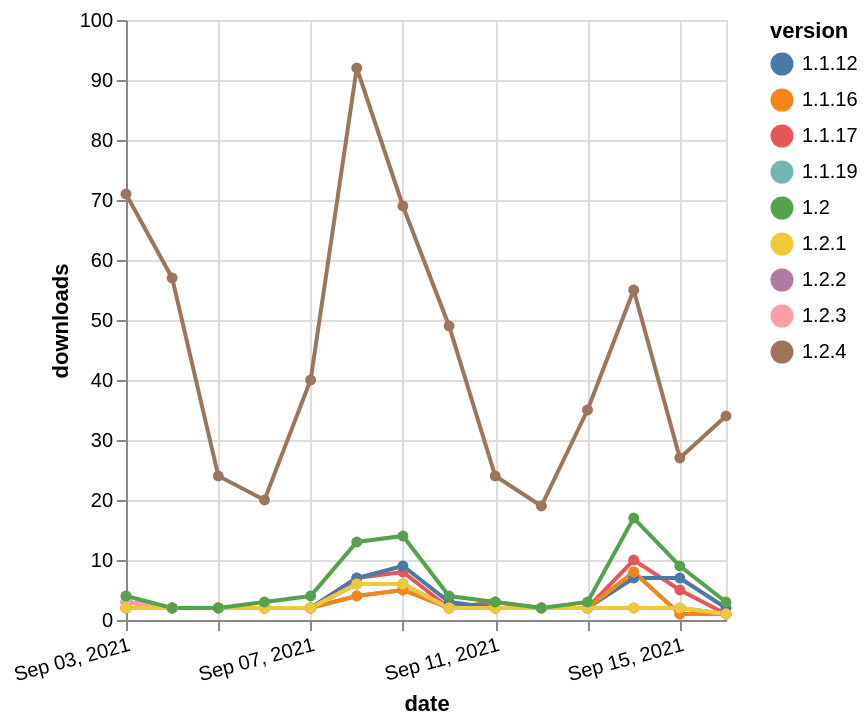

Express this chart as Vega-Lite.
### Vega-Lite specification from a JSON file in a GitHub repository (floating-point values rounded to 4 significant figures)
{"$schema": "https://vega.github.io/schema/vega-lite/v5.json", "description": "A simple bar chart with embedded data.", "data": {"values": [{"date": "2021-09-03", "total": 3635, "delta": 2, "version": "1.1.17"}, {"date": "2021-09-04", "total": 3637, "delta": 2, "version": "1.1.17"}, {"date": "2021-09-05", "total": 3639, "delta": 2, "version": "1.1.17"}, {"date": "2021-09-06", "total": 3641, "delta": 2, "version": "1.1.17"}, {"date": "2021-09-07", "total": 3643, "delta": 2, "version": "1.1.17"}, {"date": "2021-09-08", "total": 3650, "delta": 7, "version": "1.1.17"}, {"date": "2021-09-09", "total": 3658, "delta": 8, "version": "1.1.17"}, {"date": "2021-09-10", "total": 3660, "delta": 2, "version": "1.1.17"}, {"date": "2021-09-11", "total": 3663, "delta": 3, "version": "1.1.17"}, {"date": "2021-09-12", "total": 3665, "delta": 2, "version": "1.1.17"}, {"date": "2021-09-13", "total": 3667, "delta": 2, "version": "1.1.17"}, {"date": "2021-09-14", "total": 3677, "delta": 10, "version": "1.1.17"}, {"date": "2021-09-15", "total": 3682, "delta": 5, "version": "1.1.17"}, {"date": "2021-09-16", "total": 3683, "delta": 1, "version": "1.1.17"}, {"date": "2021-09-03", "total": 3588, "delta": 3, "version": "1.1.12"}, {"date": "2021-09-04", "total": 3590, "delta": 2, "version": "1.1.12"}, {"date": "2021-09-05", "total": 3592, "delta": 2, "version": "1.1.12"}, {"date": "2021-09-06", "total": 3594, "delta": 2, "version": "1.1.12"}, {"date": "2021-09-07", "total": 3596, "delta": 2, "version": "1.1.12"}, {"date": "2021-09-08", "total": 3603, "delta": 7, "version": "1.1.12"}, {"date": "2021-09-09", "total": 3612, "delta": 9, "version": "1.1.12"}, {"date": "2021-09-10", "total": 3615, "delta": 3, "version": "1.1.12"}, {"date": "2021-09-11", "total": 3617, "delta": 2, "version": "1.1.12"}, {"date": "2021-09-12", "total": 3619, "delta": 2, "version": "1.1.12"}, {"date": "2021-09-13", "total": 3621, "delta": 2, "version": "1.1.12"}, {"date": "2021-09-14", "total": 3628, "delta": 7, "version": "1.1.12"}, {"date": "2021-09-15", "total": 3635, "delta": 7, "version": "1.1.12"}, {"date": "2021-09-16", "total": 3637, "delta": 2, "version": "1.1.12"}, {"date": "2021-09-03", "total": 2740, "delta": 3, "version": "1.1.19"}, {"date": "2021-09-04", "total": 2742, "delta": 2, "version": "1.1.19"}, {"date": "2021-09-05", "total": 2744, "delta": 2, "version": "1.1.19"}, {"date": "2021-09-06", "total": 2746, "delta": 2, "version": "1.1.19"}, {"date": "2021-09-07", "total": 2748, "delta": 2, "version": "1.1.19"}, {"date": "2021-09-08", "total": 2752, "delta": 4, "version": "1.1.19"}, {"date": "2021-09-09", "total": 2757, "delta": 5, "version": "1.1.19"}, {"date": "2021-09-10", "total": 2759, "delta": 2, "version": "1.1.19"}, {"date": "2021-09-11", "total": 2761, "delta": 2, "version": "1.1.19"}, {"date": "2021-09-12", "total": 2763, "delta": 2, "version": "1.1.19"}, {"date": "2021-09-13", "total": 2765, "delta": 2, "version": "1.1.19"}, {"date": "2021-09-14", "total": 2773, "delta": 8, "version": "1.1.19"}, {"date": "2021-09-15", "total": 2774, "delta": 1, "version": "1.1.19"}, {"date": "2021-09-16", "total": 2775, "delta": 1, "version": "1.1.19"}, {"date": "2021-09-03", "total": 2557, "delta": 2, "version": "1.1.16"}, {"date": "2021-09-04", "total": 2559, "delta": 2, "version": "1.1.16"}, {"date": "2021-09-05", "total": 2561, "delta": 2, "version": "1.1.16"}, {"date": "2021-09-06", "total": 2563, "delta": 2, "version": "1.1.16"}, {"date": "2021-09-07", "total": 2565, "delta": 2, "version": "1.1.16"}, {"date": "2021-09-08", "total": 2569, "delta": 4, "version": "1.1.16"}, {"date": "2021-09-09", "total": 2574, "delta": 5, "version": "1.1.16"}, {"date": "2021-09-10", "total": 2576, "delta": 2, "version": "1.1.16"}, {"date": "2021-09-11", "total": 2578, "delta": 2, "version": "1.1.16"}, {"date": "2021-09-12", "total": 2580, "delta": 2, "version": "1.1.16"}, {"date": "2021-09-13", "total": 2582, "delta": 2, "version": "1.1.16"}, {"date": "2021-09-14", "total": 2590, "delta": 8, "version": "1.1.16"}, {"date": "2021-09-15", "total": 2591, "delta": 1, "version": "1.1.16"}, {"date": "2021-09-16", "total": 2592, "delta": 1, "version": "1.1.16"}, {"date": "2021-09-03", "total": 1543, "delta": 2, "version": "1.2.2"}, {"date": "2021-09-04", "total": 1545, "delta": 2, "version": "1.2.2"}, {"date": "2021-09-05", "total": 1547, "delta": 2, "version": "1.2.2"}, {"date": "2021-09-06", "total": 1549, "delta": 2, "version": "1.2.2"}, {"date": "2021-09-07", "total": 1551, "delta": 2, "version": "1.2.2"}, {"date": "2021-09-08", "total": 1557, "delta": 6, "version": "1.2.2"}, {"date": "2021-09-09", "total": 1563, "delta": 6, "version": "1.2.2"}, {"date": "2021-09-10", "total": 1565, "delta": 2, "version": "1.2.2"}, {"date": "2021-09-11", "total": 1567, "delta": 2, "version": "1.2.2"}, {"date": "2021-09-12", "total": 1569, "delta": 2, "version": "1.2.2"}, {"date": "2021-09-13", "total": 1571, "delta": 2, "version": "1.2.2"}, {"date": "2021-09-14", "total": 1573, "delta": 2, "version": "1.2.2"}, {"date": "2021-09-15", "total": 1575, "delta": 2, "version": "1.2.2"}, {"date": "2021-09-16", "total": 1576, "delta": 1, "version": "1.2.2"}, {"date": "2021-09-03", "total": 2119, "delta": 3, "version": "1.2.3"}, {"date": "2021-09-04", "total": 2121, "delta": 2, "version": "1.2.3"}, {"date": "2021-09-05", "total": 2123, "delta": 2, "version": "1.2.3"}, {"date": "2021-09-06", "total": 2125, "delta": 2, "version": "1.2.3"}, {"date": "2021-09-07", "total": 2127, "delta": 2, "version": "1.2.3"}, {"date": "2021-09-08", "total": 2133, "delta": 6, "version": "1.2.3"}, {"date": "2021-09-09", "total": 2139, "delta": 6, "version": "1.2.3"}, {"date": "2021-09-10", "total": 2141, "delta": 2, "version": "1.2.3"}, {"date": "2021-09-11", "total": 2143, "delta": 2, "version": "1.2.3"}, {"date": "2021-09-12", "total": 2145, "delta": 2, "version": "1.2.3"}, {"date": "2021-09-13", "total": 2147, "delta": 2, "version": "1.2.3"}, {"date": "2021-09-14", "total": 2149, "delta": 2, "version": "1.2.3"}, {"date": "2021-09-15", "total": 2151, "delta": 2, "version": "1.2.3"}, {"date": "2021-09-16", "total": 2152, "delta": 1, "version": "1.2.3"}, {"date": "2021-09-03", "total": 1566, "delta": 2, "version": "1.2.1"}, {"date": "2021-09-04", "total": 1568, "delta": 2, "version": "1.2.1"}, {"date": "2021-09-05", "total": 1570, "delta": 2, "version": "1.2.1"}, {"date": "2021-09-06", "total": 1572, "delta": 2, "version": "1.2.1"}, {"date": "2021-09-07", "total": 1574, "delta": 2, "version": "1.2.1"}, {"date": "2021-09-08", "total": 1580, "delta": 6, "version": "1.2.1"}, {"date": "2021-09-09", "total": 1586, "delta": 6, "version": "1.2.1"}, {"date": "2021-09-10", "total": 1588, "delta": 2, "version": "1.2.1"}, {"date": "2021-09-11", "total": 1590, "delta": 2, "version": "1.2.1"}, {"date": "2021-09-12", "total": 1592, "delta": 2, "version": "1.2.1"}, {"date": "2021-09-13", "total": 1594, "delta": 2, "version": "1.2.1"}, {"date": "2021-09-14", "total": 1596, "delta": 2, "version": "1.2.1"}, {"date": "2021-09-15", "total": 1598, "delta": 2, "version": "1.2.1"}, {"date": "2021-09-16", "total": 1599, "delta": 1, "version": "1.2.1"}, {"date": "2021-09-03", "total": 6863, "delta": 4, "version": "1.2"}, {"date": "2021-09-04", "total": 6865, "delta": 2, "version": "1.2"}, {"date": "2021-09-05", "total": 6867, "delta": 2, "version": "1.2"}, {"date": "2021-09-06", "total": 6870, "delta": 3, "version": "1.2"}, {"date": "2021-09-07", "total": 6874, "delta": 4, "version": "1.2"}, {"date": "2021-09-08", "total": 6887, "delta": 13, "version": "1.2"}, {"date": "2021-09-09", "total": 6901, "delta": 14, "version": "1.2"}, {"date": "2021-09-10", "total": 6905, "delta": 4, "version": "1.2"}, {"date": "2021-09-11", "total": 6908, "delta": 3, "version": "1.2"}, {"date": "2021-09-12", "total": 6910, "delta": 2, "version": "1.2"}, {"date": "2021-09-13", "total": 6913, "delta": 3, "version": "1.2"}, {"date": "2021-09-14", "total": 6930, "delta": 17, "version": "1.2"}, {"date": "2021-09-15", "total": 6939, "delta": 9, "version": "1.2"}, {"date": "2021-09-16", "total": 6942, "delta": 3, "version": "1.2"}, {"date": "2021-09-03", "total": 8783, "delta": 71, "version": "1.2.4"}, {"date": "2021-09-04", "total": 8840, "delta": 57, "version": "1.2.4"}, {"date": "2021-09-05", "total": 8864, "delta": 24, "version": "1.2.4"}, {"date": "2021-09-06", "total": 8884, "delta": 20, "version": "1.2.4"}, {"date": "2021-09-07", "total": 8924, "delta": 40, "version": "1.2.4"}, {"date": "2021-09-08", "total": 9016, "delta": 92, "version": "1.2.4"}, {"date": "2021-09-09", "total": 9085, "delta": 69, "version": "1.2.4"}, {"date": "2021-09-10", "total": 9134, "delta": 49, "version": "1.2.4"}, {"date": "2021-09-11", "total": 9158, "delta": 24, "version": "1.2.4"}, {"date": "2021-09-12", "total": 9177, "delta": 19, "version": "1.2.4"}, {"date": "2021-09-13", "total": 9212, "delta": 35, "version": "1.2.4"}, {"date": "2021-09-14", "total": 9267, "delta": 55, "version": "1.2.4"}, {"date": "2021-09-15", "total": 9294, "delta": 27, "version": "1.2.4"}, {"date": "2021-09-16", "total": 9328, "delta": 34, "version": "1.2.4"}]}, "width": "container", "mark": {"type": "line", "point": {"filled": true}}, "encoding": {"x": {"field": "date", "type": "temporal", "timeUnit": "yearmonthdate", "title": "date", "axis": {"labelAngle": -15}}, "y": {"field": "delta", "type": "quantitative", "title": "downloads"}, "color": {"field": "version", "type": "nominal"}, "tooltip": {"field": "delta"}}}
